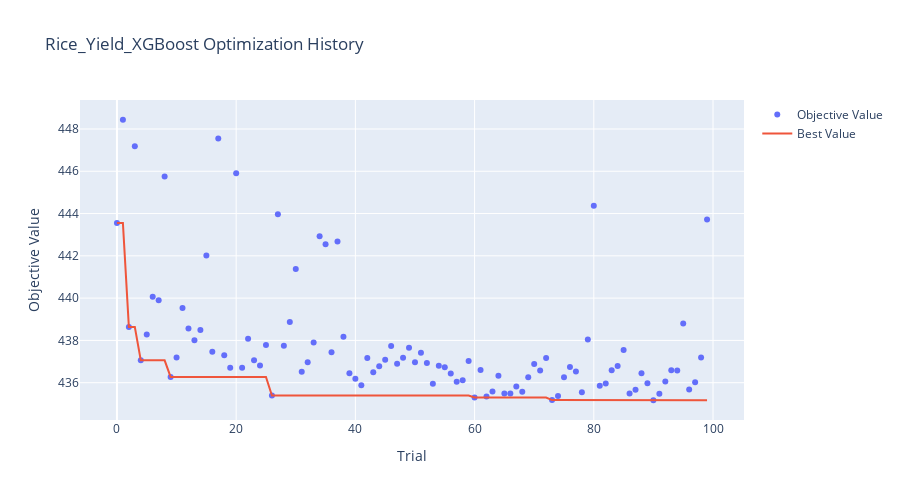
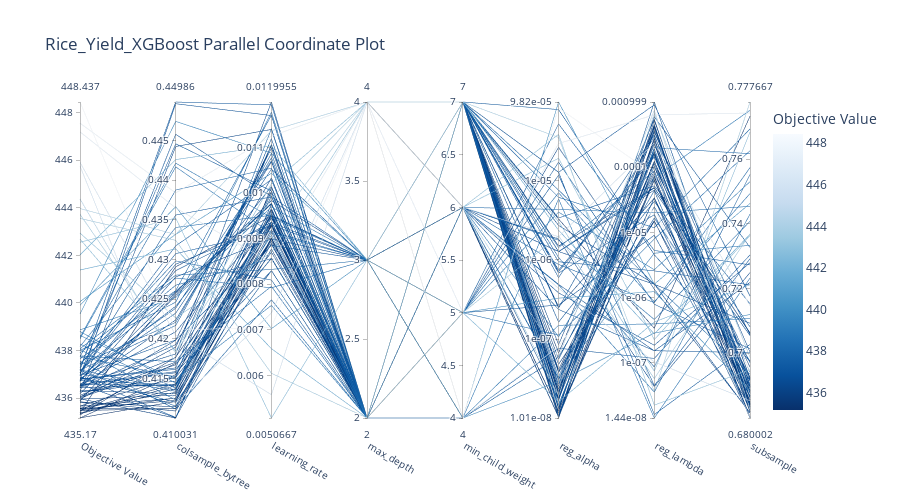
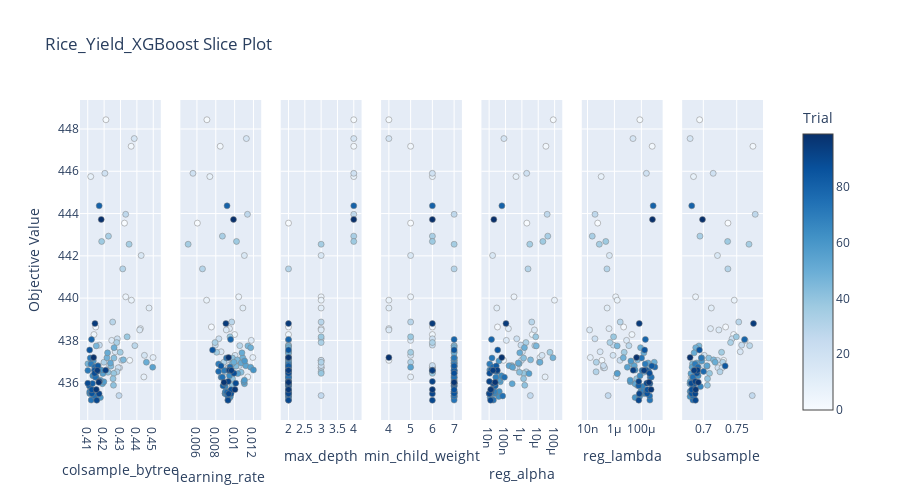
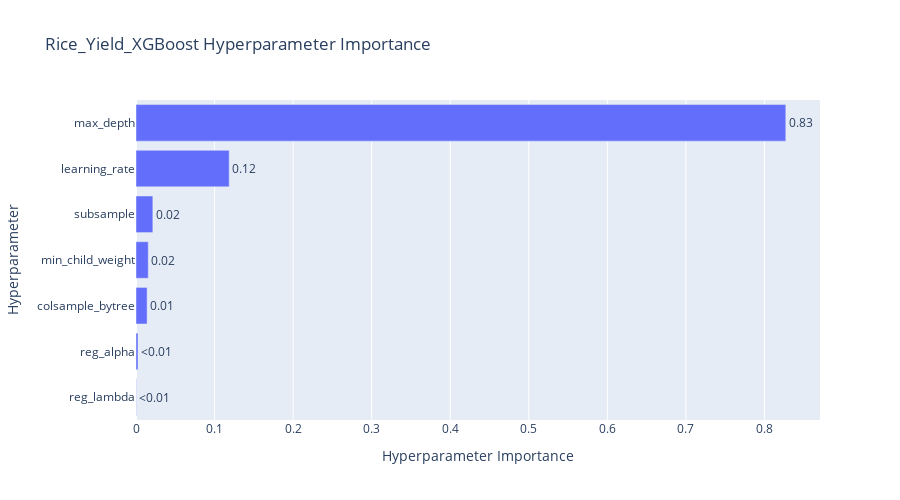

Here is the notebook cell these charts were saved with, in order:
### Markdown cell above
### 5. Visualization
These plots show how the tuning went and which parameters were most important. It looks like Optuna found a few good combinations early on.

### Code cell
# --- OPTUNA VISUALIZATIONS ---
name = f"{CHOSEN_CROP.capitalize()}_Yield_XGBoost"

# 1. Optimization History
fig = plot_optimization_history(study)
fig.update_layout(title=f'{name} Optimization History', width=900, height=500)
fig.show()

# 2. Parallel Coordinate (Hyperparameter Relationships)
fig = plot_parallel_coordinate(study)
fig.update_layout(title=f'{name} Parallel Coordinate Plot', width=900, height=500)
fig.show()

# 3. Slice Plot (Individual Parameter impact)
fig = plot_slice(study)
fig.update_layout(title=f'{name} Slice Plot', width=900, height=500)
fig.show()

# 4. Parameter Importance
try:
    fig = plot_param_importances(study)
    fig.update_layout(title=f'{name} Hyperparameter Importance', width=900, height=500)
    fig.show()
except (ValueError, RuntimeError) as e:
    print(f'Could not plot parameter importance: {e}')
